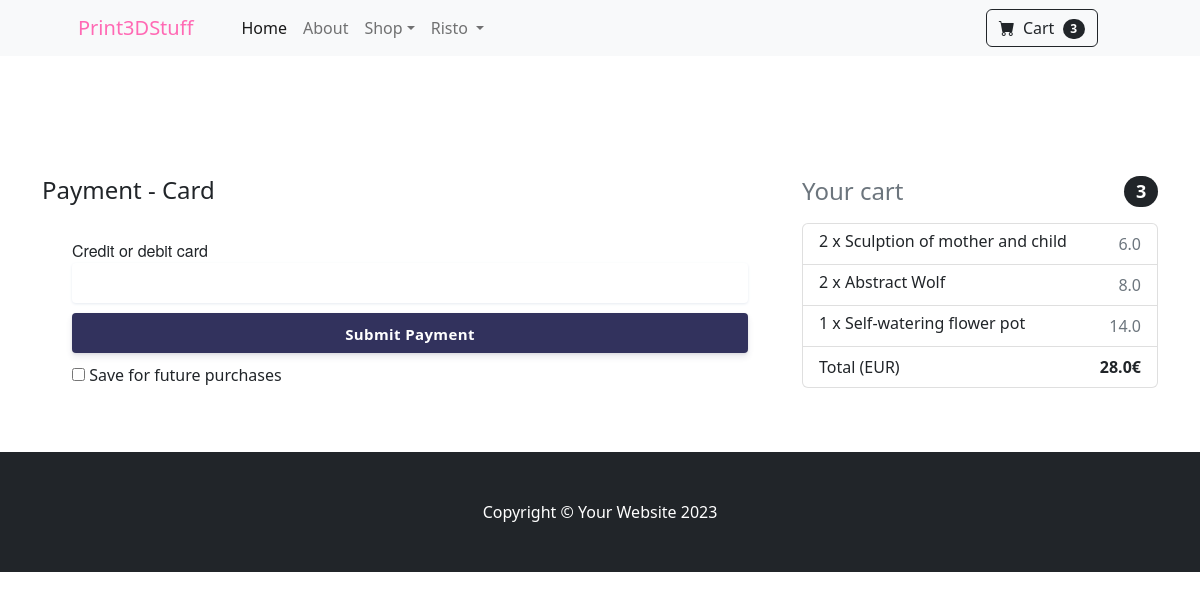
Page /payment/ (signed in) on the earlier database version.
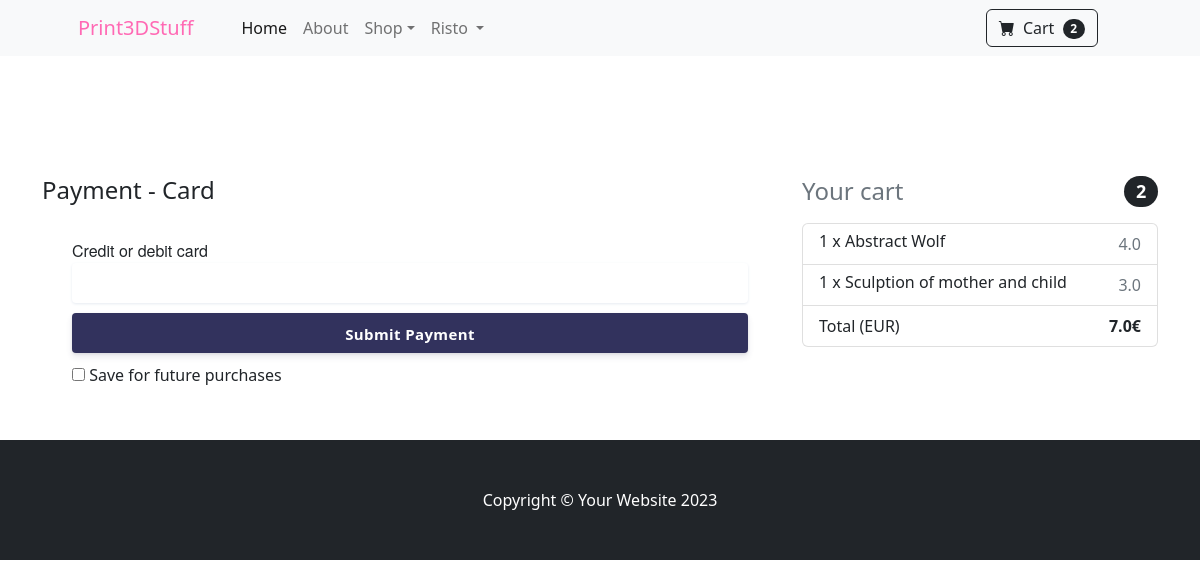
Same page on the later database version.
### mainapp/models.py (models this page shows, shortened)
class Order(models.Model):
    user = models.ForeignKey(User, on_delete=models.CASCADE)
    order_ref = models.CharField(max_length=20)
    items = models.ManyToManyField(OrderItem)
    ordered_date = models.DateTimeField()
    ordered = models.BooleanField(default=False)
    billing_address = models.ForeignKey('BillingAddress', on_delete=models.SET_NULL, blank=True, null=True)
    coupon = models.ForeignKey('Coupon', on_delete=models.SET_NULL, blank=True, null=True)
    payment = models.ForeignKey('Payment', on_delete=models.SET_NULL, blank=True, null=True)
    delivered = models.BooleanField(default=False)
    received = models.BooleanField(default=False)
    refund_requested = models.BooleanField(default=False)
    refund_granted = models.BooleanField(default=False)
    def total_price(self):
        total = 0
        for order_item in self.items.all():
            total += order_item.final_price()
        if self.coupon:
            total -= self.coupon.amount
        return total

class OrderItem(models.Model):
    user = models.ForeignKey(User, on_delete=models.CASCADE)
    ordered = models.BooleanField(default=False)
    item = models.ForeignKey(Item, on_delete=models.CASCADE)
    quantity = models.IntegerField(default=1)
    def total_item_discount_price(self):
        return self.quantity * self.item.discount_price
    def final_price(self):
        if self.item.discount_price:
            return self.total_item_discount_price()
        else:
            return self.total_item_price()

class Item(models.Model):
    title = models.CharField(max_length=100)
    price = models.FloatField()
    discount_price = models.FloatField(blank=True, null=True)
    category = models.CharField(choices=CATEGORY_CHOICES, max_length=5)
    slug = models.SlugField()
    description = models.TextField()
    image = models.ImageField()

### mainapp/views.py (the view)
# urls.py: path('payment/', views.PaymentView.as_view(), name='payment'),
class PaymentView(View):
    def get(self, *args, **kwargs):
        order = Order.objects.get(user=self.request.user, ordered=False)
        if order.billing_address:
            context = {
                'order': order,
                'display_coupon_form': False
            }
            return render(self.request, "payment.html", context)
        else:
            messages.warning(self.request, 'Please add your billing address')
            return redirect("mainapp:shipping")

### mainapp/templatetags/cart_template.py (called while the page is built)
@register.filter(name="cart_count")
def cart_count(user):
    if user.is_authenticated:
        query_set = Order.objects.filter(user=user, ordered=False)
        if query_set.exists():
            return query_set[0].items.count()
        return 0

### templates/payment.html (shortened to what this page needs)
{% extends 'base.html' %}
{% load static %}
{% block content %}
<link href="{% static 'css/payment.css' %}" rel="stylesheet" />
<section class="py-5 container">
   <div class="row">
       <div class="col-md-8">
           <h4 class="mb-4">Payment - Card</h4>
           <div class="new-card-form">
              <form action="." method="post" class="stripe-form" id="stripe-form">
                  <div class="stripe-form-row" id="creditCard">
                      <label for="card-element" id="stripeBtnLabel">
                          Credit or debit card
                      </label>
                      <div id="card-element" class="StripeElement StripeElement--empty">
                          <div class="__PrivateStripeElement" style="margin: 0px !important; padding: 0px !important; border: none !important; display: block !important; background: transparent !important; position: relative !important; opacity: 1 !important;">
                              <iframe frameborder="0" allowtransparency="true" scrolling="no" name="__privateStripeFrame5" allowpaymentrequest="true" src="https://js.stripe.com/v3/elements-inner-card-19066928f2ed1ba3ffada645e45f5b50.html#style[base][color]=%2332325d&amp;style[base][fontFamily]=%22Helvetica+Neue%22%2C+Helvetica%2C+sans-serif&amp;style[base][fontSmoothing]=antialiased&amp;style[base][fontSize]=16px&amp;style[base][::placeholder][color]=%23aab7c4&amp;style[invalid][color]=%23fa755a&amp;style[invalid][iconColor]=%23fa755a&amp;componentName=card&amp;wait=false&amp;rtl=false&amp;keyMode=test&amp;origin=https%3A%2F%2Fstripe.com&amp;referrer=https%3A%2F%2Fstripe.com%2Fdocs%2Fstripe-js&amp;controllerId=__privateStripeController1" title="Secure payment input frame" style="border: none !important; margin: 0px !important; padding: 0px !important; width: 1px !important; min-width: 100% !important; overflow: hidden !important; display: block !important; height: 19.2px;"></iframe>
                          </div>
                      </div>
                  </div>
                  <div class="stripe-form-row">
                    <button id="stripeBtn">Submit Payment</button>
                  </div>
                  <div class="stripe-form-row">
                    <div class="custom-control custom-checkbox">
                      <input type="checkbox" class="custom-control-input" name="save" id="save_card_info">
                      <label class="custom-control-label" for="save_card_info">Save for future purchases</label>
                    </div>
                  </div>
                  <div id="card-errors" role="alert"></div>
              </form>
            </div>
       </div>
       <div class="col-md-4">
           {% include 'cart_snippet.html' %}
       </div>
   </div>
</section>
{% endblock %}

### templates/base.html (shortened to what this page needs)
{% load static %}
{% load cart_template %}
<!DOCTYPE html>
<html lang="en">
    <head>
        <link href="https://cdn.jsdelivr.net/npm/bootstrap-icons@1.5.0/font/bootstrap-icons.css" rel="stylesheet" />
        <link href="{% static 'css/styles.css' %}" rel="stylesheet" />
    </head>
    <body>
        <nav class="navbar navbar-expand-lg navbar-light bg-light">
            <div class="container px-4 px-lg-5">
                <a class="navbar-brand" style="color: hotpink;" href="{% url 'mainapp:index' %}">Print3DStuff</a>
                <div class="collapse navbar-collapse" id="navbarSupportedContent">
                    <ul class="navbar-nav me-auto mb-2 mb-lg-0 ms-lg-4">
                        <li class="nav-item"><a class="nav-link active" aria-current="page" href="{% url 'mainapp:index' %}">Home</a></li>
                        <li class="nav-item"><a class="nav-link" href="{% url 'mainapp:about' %}">About</a></li>
                        <li class="nav-item dropdown">
                            <a class="nav-link dropdown-toggle" id="navbarDropdown" href="#" role="button" data-bs-toggle="dropdown" aria-expanded="false">Shop</a>
                        </li>
                        {% if user.is_authenticated %}
                        <li class="nav-item dropdown">
                            <a class="nav-link dropdown-toggle" href="#" role="button" data-bs-toggle="dropdown" aria-expanded="false">
                                {{ user.get_username }}
                            </a>
                        </li>
                        {% else %}
                            <li class="nav-item"><a class="nav-link active" href="{% url 'accounts:login' %}">Sign in</a></li>
                        {% endif %}
                    </ul>
                    <form class="d-flex">
                        <a class="btn btn-outline-dark mt-auto me-4" href="{% url 'mainapp:summary' %}" type="submit">
                            <i class="bi-cart-fill me-1"></i>
                            Cart
                            <span class="badge bg-dark text-white ms-1 rounded-pill">
                                {% if user.is_authenticated %}
                                    {{ user|cart_count }}
                                {% else %}
                                    0
                                {% endif %}
                            </span>
                        </a>
                    </form>
                </div>
            </div>
        </nav>
        <div class="mt-5 pt-4">
        </div>
        {% block content %}
        {% endblock %}
        <footer class="py-5 bg-dark">
            <div class="container"><p class="m-0 text-center text-white">Copyright &copy; Your Website 2023</p></div>
        </footer>
    </body>
</html>

### templates/cart_snippet.html (shortened to what this page needs)
<h4 class="d-flex justify-content-between align-items-center mb-3">
  <span class="text-muted">Your cart</span>
  <span class="badge bg-dark text-white ms-1 rounded-pill">{{ order.items.count }}</span>
</h4>
<ul class="list-group mb-3 z-depth-1">
  {% for order_item in order.items.all %}
  <li class="list-group-item d-flex justify-content-between lh-condensed">
    <div>
      <h6 class="my-0">{{ order_item.quantity }} x {{ order_item.item.title }}</h6>
    </div>
    <span class="text-muted">{{ order_item.final_price }}</span>
  </li>
  {% endfor %}
  <li class="list-group-item d-flex justify-content-between">
    <span>Total (EUR)</span>
    <strong>{{ order.total_price }}€</strong>
  </li>
</ul>

Differences in the rows shown:
removed OrderItem: quantity "2", item "Sculption of mother and child", final_price "6.0"
no longer on this page (row unchanged): OrderItem: quantity "1", item "Self-watering flower pot", final_price "14.0"
changed through a linked row, Order: items.count "3" → "2"; total_price "28.0" → "7.0"
changed OrderItem "Abstract Wolf": quantity "2" → "1"; final_price "8.0" → "4.0"
added OrderItem: quantity "1", item "Sculption of mother and child", final_price "3.0"
Other differences:
{{ user|cart_count }}: "3" → "2"
